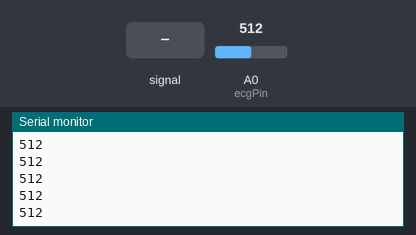
Simulated run of this sketch. Board: Arduino Uno, built with avr-gcc and run on an emulated ATmega328P. On the bench: the last lines printed to the serial monitor. Inputs (shaded band) come from the test bench; at power-on: A0 (ecgPin) = 512.

Above: at 1.2 s.
1.3 s: A0 (ecgPin) fed a 200 Hz sine of ±81 counts around its level
At 1.8 s:
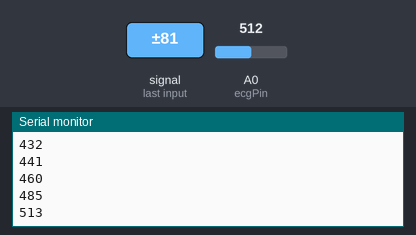
2.8 s: A0 (ecgPin) set to 716
At 3.8 s:
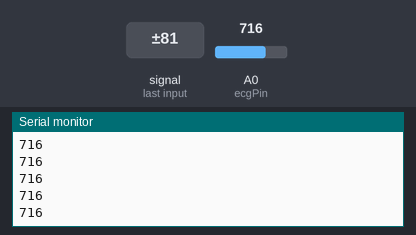
4.3 s: A0 (ecgPin) fed a 1000 Hz sine of ±255 counts around its level
5.8 s: A0 (ecgPin) set to 1023
At 6.6 s:
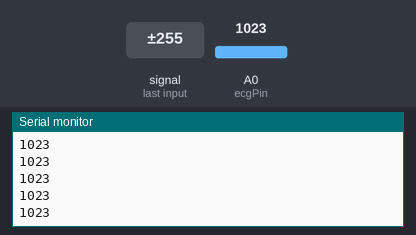
Timing chart, 0 to 8.3 s (numbered marks = the images above; inputs shaded):
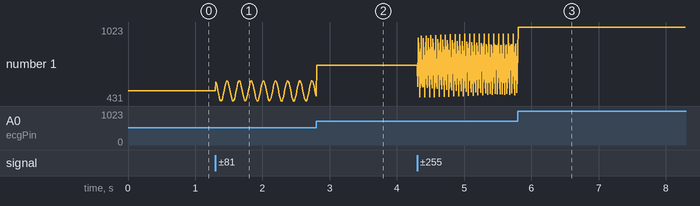

The sketch:

ecg.ino
```cpp
const int ecgPin = A0;

void setup() {
  Serial.begin(9600);
}

void loop() {
  int ecgValue = analogRead(ecgPin);
  Serial.println(ecgValue);
  delay(10);
}
```

Measured:
- after the input at 1.3 s, the serial monitor: prints a new line at once (image 1)
- plotted number 1: 512 → 468 after the input at 1.3 s
